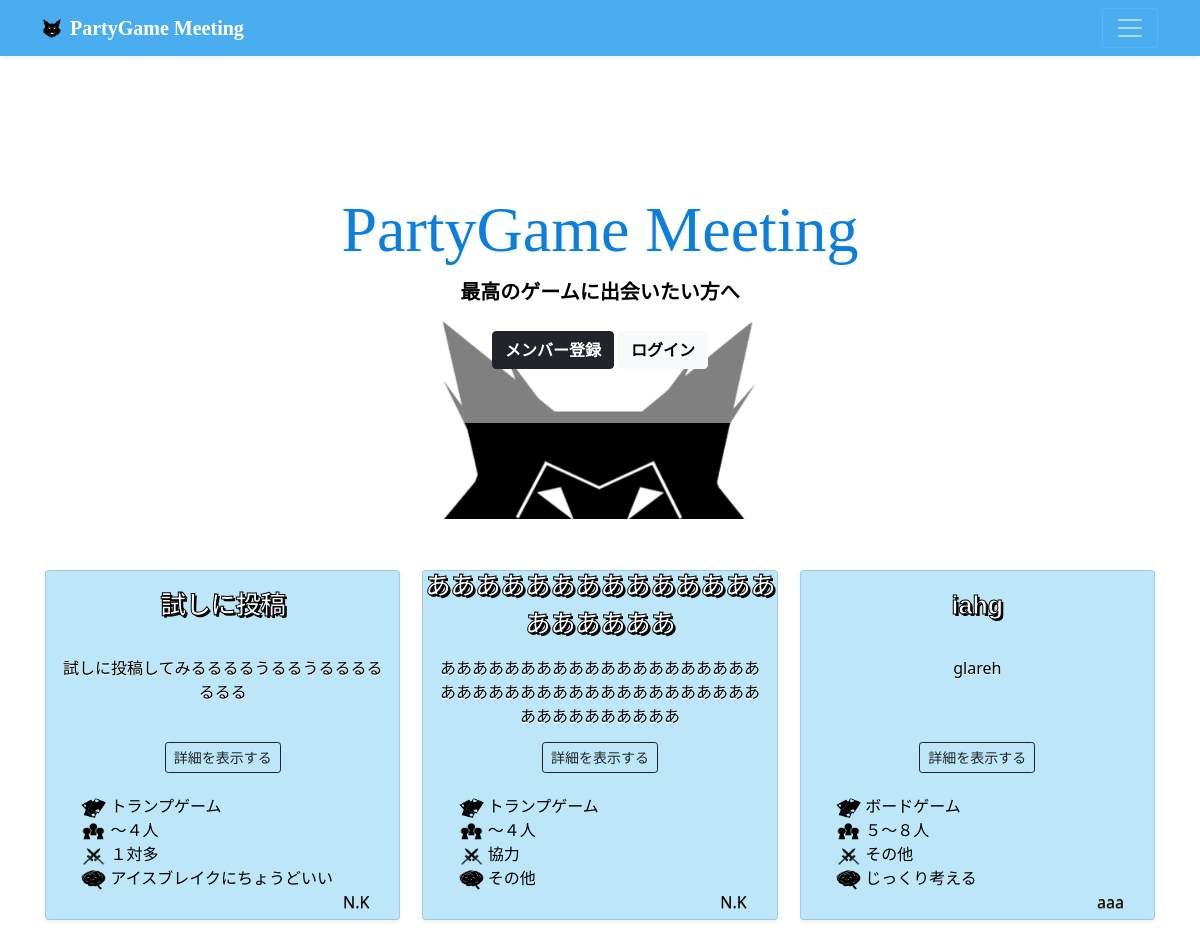
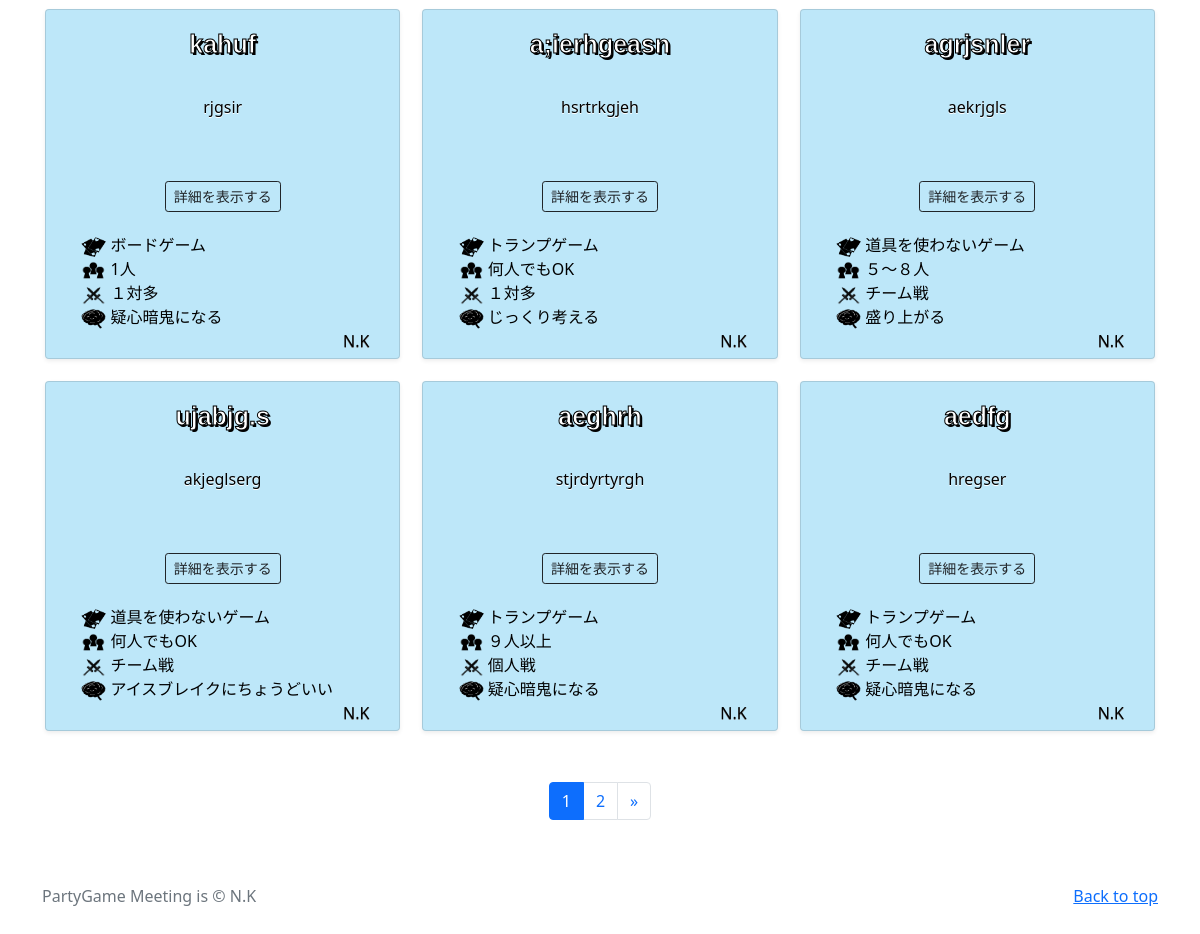
The app's page /, older data (2 pictures, top to bottom).
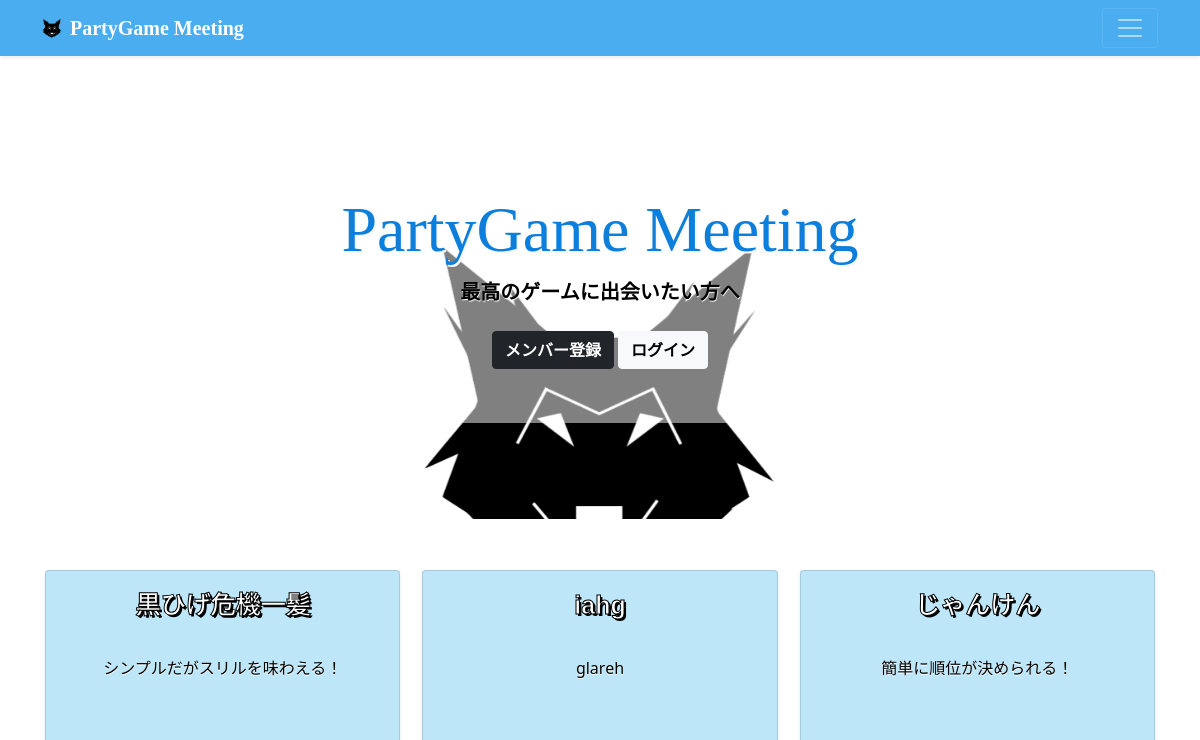
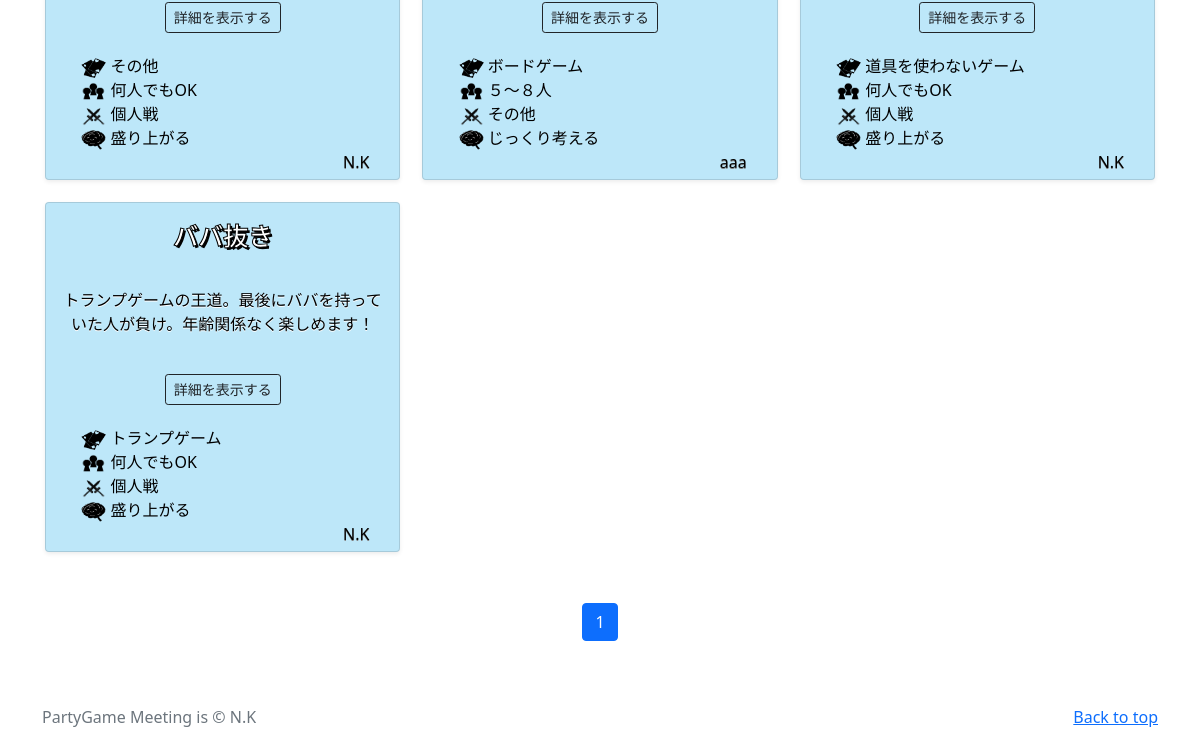
The same page, newer data (2 pictures, top to bottom).
### partygame/models.py (models this page shows, shortened)
class PartygamePost(models.Model):
    user = models.ForeignKey(
        CustomUser,
        verbose_name='ユーザー',
        on_delete=models.CASCADE
    )
    category = models.ForeignKey(
        Category,
        verbose_name='カテゴリ',
        on_delete=models.PROTECT
    )
    category2 = models.ForeignKey(
        Category2,
        verbose_name='カテゴリ2',
        on_delete=models.PROTECT
    )
    category3 = models.ForeignKey(
        Category3,
        verbose_name='カテゴリ3',
        on_delete=models.PROTECT
    )
    category4 = models.ForeignKey(
        Category4,
        verbose_name='カテゴリ4',
        on_delete=models.PROTECT
    )
    title = models.CharField(
        verbose_name='タイトル',
        max_length=20
    )
    subtitle = models.CharField(
        verbose_name='サブタイトル',
        max_length=50
    )
    item = models.TextField(
        verbose_name='ゲームに必要なアイテム'
    )
    preparation = models.TextField(
        verbose_name='開始前の準備'
    )
    wincondition = models.CharField(
        verbose_name='勝利条件を一言で',
        max_length=100
    )
    detail = models.TextField(
        verbose_name='詳細説明'
    )
    posted_at = models.DateTimeField(
        verbose_name='投稿日時',
        auto_now_add=True
    )

class Category(models.Model):
    title = models.CharField(
        verbose_name='カテゴリ',    # フィールドのタイトル
        max_length=20
    )

class Category2(models.Model):
    title = models.CharField(
        verbose_name='カテゴリ',    # フィールドのタイトル
        max_length=20
    )

class Category3(models.Model):
    title = models.CharField(
        verbose_name='カテゴリ',    # フィールドのタイトル
        max_length=20
    )

class Category4(models.Model):
    title = models.CharField(
        verbose_name='カテゴリ',    # フィールドのタイトル
        max_length=20
    )

### accounts/models.py (models this page shows)
class CustomUser(AbstractUser):
    pass

### partygame/views.py (the view)
# urls.py: path('', views.IndexView.as_view(), name='index'),
class IndexView(ListView):
    template_name = 'index.html'
    queryset = PartygamePost.objects.order_by('-posted_at')
    paginate_by = 9

### partygame/templates/index.html (shortened to what this page needs)
{% extends 'base.html' %}
{% block contents %}
    {% include "partygame_title.html" %}
    {% include "partygame_list.html" %}
    {% include "pagination.html" %}
{% endblock %}

### partygame/templates/partygame_list.html (shortened to what this page needs)
{% load static %}
  <div class="album py-5 bg-white">
    <div class="container">
      <div class="row row-cols-1 row-cols-sm-2 row-cols-md-3 g-3">
        {% for record in object_list %}
          <div class="col">
              <div class="">
                <div class="card shadow-sm bg-blue container-margin-all list-size">
                  <div class="list-title text-center-center" ><text class="list-title-text">{{ record.title }}</text></div>
                  <div class="card-body list-subtitle-container container-column">
                    <div class="list-subtitle"><p class="card-text">{{ record.subtitle }}</p></div>
                    <div class="d-flex align-items-center detail-button">
                        <button type="button" class="btn btn-sm btn-outline-dark" onclick="location.href='{% url 'partygame:partygame_detail' record.pk %}'">詳細を表示する</button>
                    </div>
                  </div>
                  <div class="container-row list-tag-container">
                    <div class="none-space"></div>
                    <div class="container-column">
                      <a href="{% url 'partygame:partygame_category' category=record.category.id %}" style="text-decoration:none" class="text-black">
                        <img src={% static 'img/card_black.png' %} width="25" height="20" class="">
                        {{ record.category.title }}
                      </a>
                      <a href="{% url 'partygame:partygame_category2' category2=record.category2.id %}" style="text-decoration:none" class="text-black">
                        <img src={% static 'img/people_black.png' %} width="25" height="20"class="">
                        {{ record.category2.title }}
                      </a>
                      <a href="{% url 'partygame:partygame_category3' category3=record.category3.id %}" style="text-decoration:none" class="text-black">
                        <img src={% static 'img/vsken.png' %} width="25" height="20" class="">
                        {{ record.category3.title }}
                      </a>
                      <a href="{% url 'partygame:partygame_category4' category4=record.category4.id %}" style="text-decoration:none" class="text-black">
                        <img src={% static 'img/nomiso_black.png' %} width="25" height="20" class="">
                        {{ record.category4.title }}
                      </a>
                    </div>
                  </div>
                  <div class="username-container">
                    <a href="{% url 'partygame:user_list' user=record.user.id %}" style="text-decoration:none">
                      <small class="text-black" style="font-size:16px">{{ record.user.username }}</small>
                    </a>
                  </div>
                </div>
            </div>
          </div>
        {% endfor %}
      </div>
    </div>
  </div>

Row changes from the older to the newer data that the page shows:
removed PartygamePost: title "試しに投稿", subtitle "試しに投稿してみるるるるうるるうるるるるるるる", category "トランプゲーム", category2 "〜４人", category3 "１対多", category4 "アイスブレイクにちょうどいい", user.username "N.K"
removed PartygamePost: title "ああああああああああああああああああああ", subtitle "ああああああああああああああああああああああああああああああああああああああああああああああああああ", category "トランプゲーム", category2 "〜４人", category3 "協力", category4 "その他", user.username "N.K"
removed PartygamePost: title "kahuf", subtitle "rjgsir", category "ボードゲーム", category2 "1人", category3 "１対多", category4 "疑心暗鬼になる", user.username "N.K"
removed PartygamePost: title "a;ierhgeasn", subtitle "hsrtrkgjeh", category "トランプゲーム", category2 "何人でもOK", category3 "１対多", category4 "じっくり考える", user.username "N.K"
removed PartygamePost: title "agrjsnler", subtitle "aekrjgls", category "道具を使わないゲーム", category2 "５〜８人", category3 "チーム戦", category4 "盛り上がる", user.username "N.K"
removed PartygamePost: title "ujabjg.s", subtitle "akjeglserg", category "道具を使わないゲーム", category2 "何人でもOK", category3 "チーム戦", category4 "アイスブレイクにちょうどいい", user.username "N.K"
removed PartygamePost: title "aeghrh", subtitle "stjrdyrtyrgh", category "トランプゲーム", category2 "９人以上", category3 "個人戦", category4 "疑心暗鬼になる", user.username "N.K"
removed PartygamePost: title "aedfg", subtitle "hregser", category "トランプゲーム", category2 "何人でもOK", category3 "チーム戦", category4 "疑心暗鬼になる", user.username "N.K"
added PartygamePost: title "黒ひげ危機一髪", subtitle "シンプルだがスリルを味わえる！", category "その他", category2 "何人でもOK", category3 "個人戦", category4 "盛り上がる", user.username "N.K"
now on this page (row unchanged): PartygamePost: title "じゃんけん", subtitle "簡単に順位が決められる！", category "道具を使わないゲーム", category2 "何人でもOK", category3 "個人戦", category4 "盛り上がる", user.username "N.K"
now on this page (row unchanged): PartygamePost: title "ババ抜き", subtitle "トランプゲームの王道。最後にババを持っていた人が負け。年齢関係なく楽しめます！", category "トランプゲーム", category2 "何人でもOK", category3 "個人戦", category4 "盛り上がる", user.username "N.K"
Text that changed along with them:
list line gone: "2"
